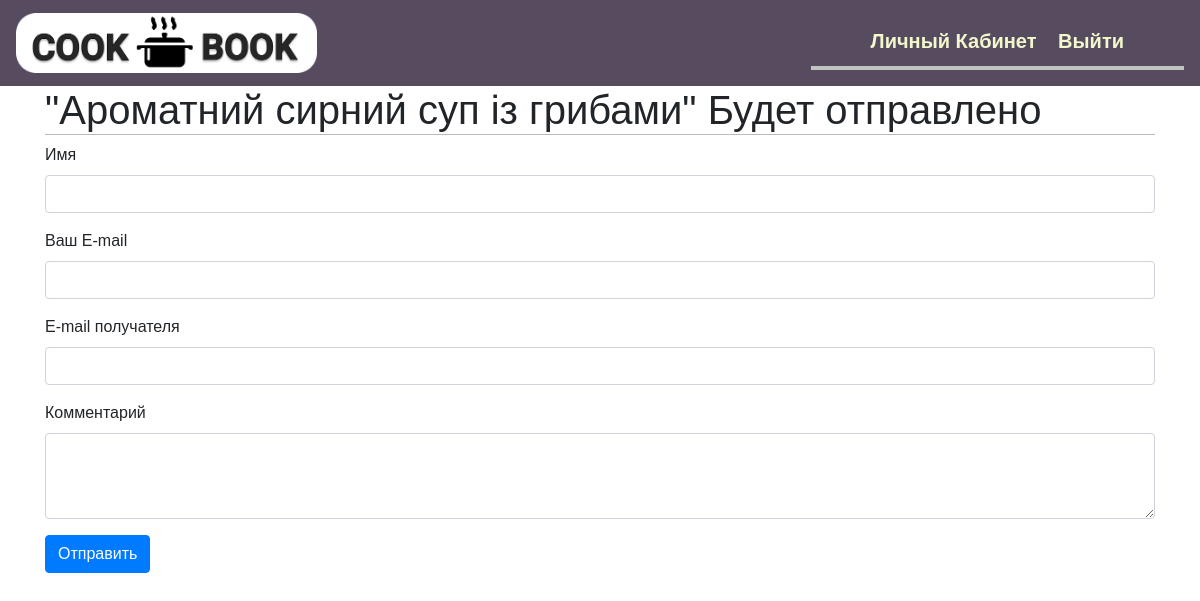
Before: /share/9/ (signed in) with the older database file.
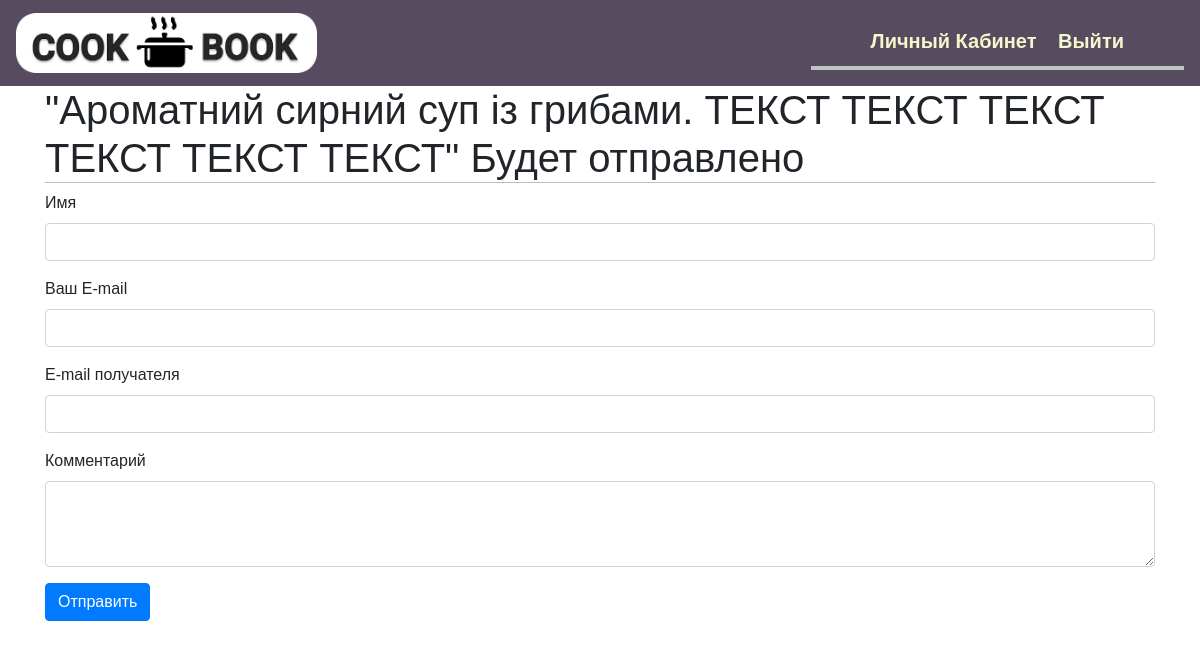
After: the same page with the newer database file.
### blog/models.py (models this page shows, shortened)
class Post(models.Model):
    STATUS_CHOICES = (
        ('draft', 'Draft'),
        ('published', 'Published'),
    )
    title = models.CharField(max_length=250, verbose_name='Название поста')
    slug = models.SlugField(max_length=250, unique_for_date='publish')
    author = models.ForeignKey(User, on_delete=models.CASCADE, related_name='blog_posts', verbose_name='Автор')
    short_description = models.CharField(max_length=400, verbose_name='Краткое описание')
    publish = models.DateTimeField(default=timezone.now, verbose_name='Дата публикации')
    created = models.DateTimeField(auto_now_add=True, verbose_name='Дата создания')
    updated = models.DateTimeField(auto_now=True, verbose_name='Дата изменения')
    status = models.CharField(max_length=10, choices=STATUS_CHOICES, default='draft', verbose_name='Статус публикации')
    image = models.ImageField(upload_to='product_images/', blank=False, verbose_name='Изображение')
    tags=TaggableManager()
    favourite = models.ManyToManyField(User, related_name='fav_posts', blank=True)
    class Meta:
        ordering = ('-publish',)

### blog/views.py (the view)
# urls.py: path('share/<int:post_id>/',views.post_share,
@login_required
def post_share(request,post_id):
    post=get_object_or_404(Post,id=post_id,
                       status='published')
    sent=False
    if request.method=='POST':
        form=EmailPostForm(request.POST)
        if form.is_valid():
            cd=form.cleaned_data
            post_url=request.build_absolute_uri(
                post.get_absolute_url())
            subject='{} ({}) рекомендует вам прочитать {}'.format(
                cd['name'],cd['email'],post.title)
            message='''Прочитай  "{}" по {}
Коментарий: {} '''.format(post.title,post_url,cd['comments'])
            send_mail(subject,message,'admin@myblog.com',
                      [cd['to']])
            sent=True
    else:
        form=EmailPostForm()
    return render(request,
                  'blog/post/share.html',
                  {'post':post,
                   'form':form,
                   'sent':sent})

### blog/forms.py
class EmailPostForm(forms.Form):
    name=forms.CharField(max_length=25,
         widget=forms.TextInput(attrs={
             'class':'form-control',
             'id':'nameInput'}))
    email=forms.EmailField(
        widget=forms.TextInput(
            attrs={"class": "form-control",
                   "id": "InputEmail",
                   "aria-describedby": "emailHelp"
                   }))
    to=forms.EmailField(widget=forms.TextInput(
            attrs={"class": "form-control",
                    'id':'emailTo'}))
    comments=forms.CharField(required=False,
                 widget=forms.Textarea(
                     attrs={"class": "form-control",
                            'id':'comments',
                            'rows':'3'}))

### blog/templates/blog/post/share.html (shortened to what this page needs)
{% extends "blog/base.html" %}
{% block content %}
    <div class="container">
        {% if sent %}
            <h1>E-mail успешно отправлен</h1>
            <p>"{{ post.title }}" Было успешно отправлено
                {{ form.cleaned_data.to }}
            </p>
        {% else %}
            <h1>"{{ post.title }}"  Будет отправленo</h1>
            <form action="." method="post">
                <div class="form-group">
                    <label for="nameInput">Имя</label>
                    {{ form.name }}
                </div>
                <div class="form-group">
                     <label for="InputEmail">Ваш E-mail</label>
                    {{ form.email }}
                </div>
                <div class="form-group">
                     <label for="EmailTo">E-mail получателя</label>
                    {{ form.to }}
                </div>
                <div class="form-group">
                     <label for="comment">Комментарий</label>
                    {{ form.comments }}
                </div>
                <button type="submit" class="btn btn-primary" value="send e-mail">
                    Отправить
                </button>
            </form>
        {% endif %}
    </div>
{% endblock %}

Changed rows visible on the page:
changed Post: title "Ароматний сирний суп із грибами" → "Ароматний сирний суп із грибами. ТЕКСТ ТЕКСТ ТЕКСТ ТЕКСТ ТЕКСТ ТЕКСТ"
